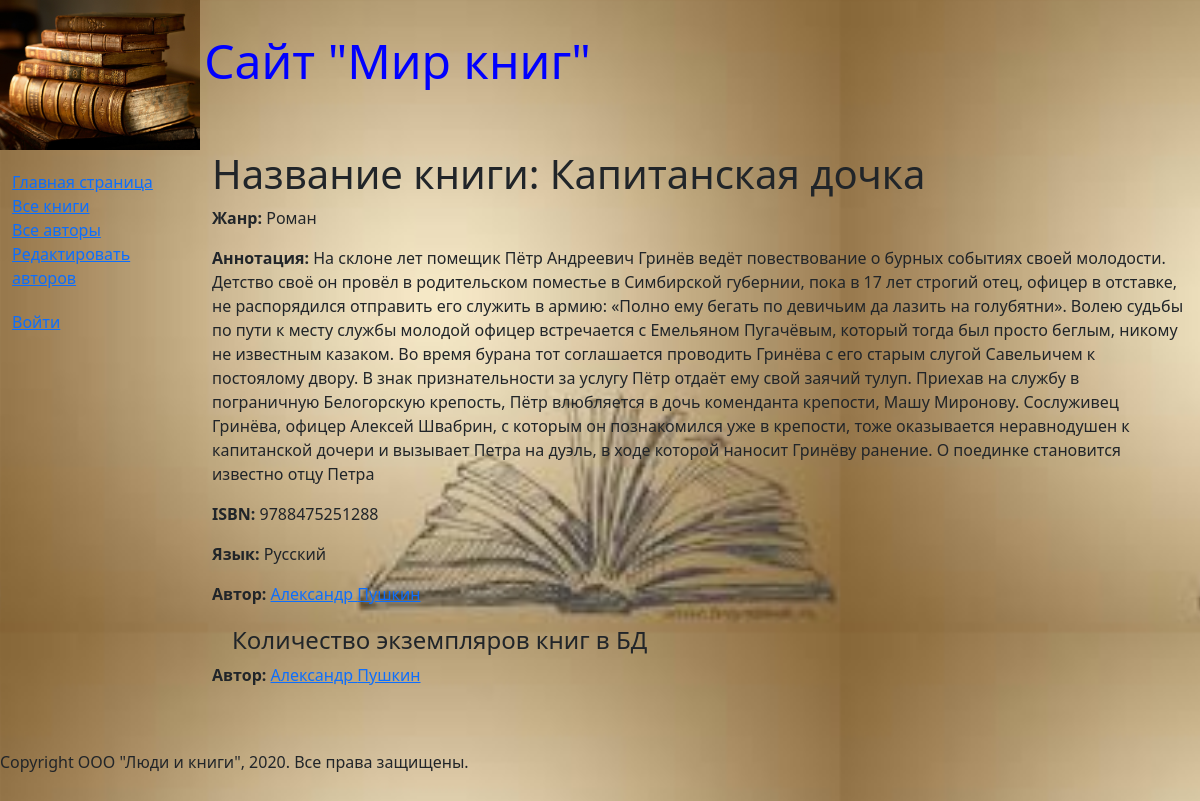
Before: /book/1 with the older database file.
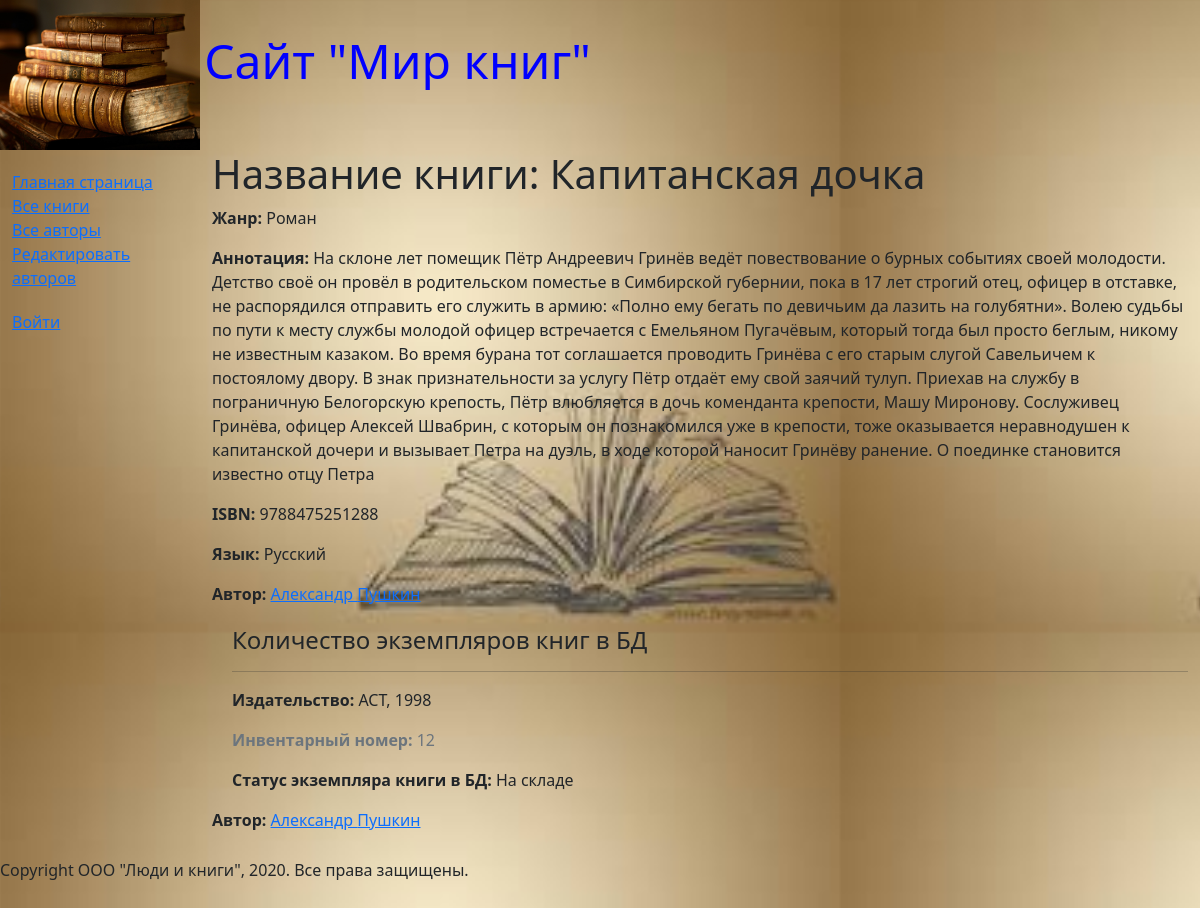
After: the same page with the newer database file.
### catalog/models.py (models this page shows, shortened)
class Book(models.Model):
    objects = None
    title = models.CharField(max_length=200, help_text="Введите название книги", verbose_name="Название книги")
    genre = models.ForeignKey('Genre', on_delete=models.CASCADE, help_text="Выберите жанр книги",
                              verbose_name="Жанр книги", null=True)
    language = models.ForeignKey('Language', on_delete=models.CASCADE, help_text="Выберите язык книги",
                                 verbose_name="Язык книги", null=True)
    author = models.ManyToManyField('Author', help_text="Выберите автора книги",
                                    verbose_name="Автор книги")
    summary = models.TextField(max_length=1000, help_text="Введите краткое описание книги",
                               verbose_name="Аннотация книги")
    isbn = models.CharField(max_length=13, help_text="Должно содержать 13 символов", verbose_name="ISBN книги")
    def display_author(self):
        return ', '.join([author.last_name for author in self.author.all()])
    display_author.short_description = 'Авторы'

class Genre(models.Model):
    name = models.CharField(max_length=200, help_text="Введите жанр книги:", verbose_name="Жанр книги")
    def __str__(self):
        return self.name

class Language(models.Model):
    name = models.CharField(max_length=20, help_text="Введите язык книги", verbose_name="Язык книги")
    def __str__(self):
        return self.name

class Author(models.Model):
    objects = None
    first_name = models.CharField(max_length=100, help_text="Введите имя автора", verbose_name="Имя автора")
    last_name = models.CharField(max_length=100, help_text="Введите фамилию автора", verbose_name="Фамилия автора")
    date_of_birth = models.DateField(help_text="Введите дату рождения", verbose_name="Дата рождения", blank=True,
                                     null=True)
    date_of_death = models.DateField(help_text="Введите дату смерти", verbose_name="Дата смерти", null=True, blank=True)

class BookInstance(models.Model):
    objects = None
    book = models.ForeignKey('Book', on_delete=models.CASCADE, null=True)
    inv_nom = models.CharField(max_length=20, help_text="Введите инвентарный номер экземпляра",
                               verbose_name="Инвентарный номер", null=True)
    imprint = models.CharField(max_length=200, help_text="Введите издательство и год выпуска",
                               verbose_name="Издательство")
    status = models.ForeignKey("Status", on_delete=models.CASCADE, help_text="Изменить состоянии экземпляра",
                               verbose_name="Статус экземпляра книги", null=True)
    due_back = models.DateField(help_text="Введите конец срока статуса", verbose_name="Дата окончания статуса",
                                null=True, blank=True)
    borrower = models.ForeignKey(User, on_delete=models.SET_NULL, null=True, blank=True, verbose_name="Заказчик",
                                 help_text="Выберите заказчика книги")

class Status(models.Model):
    name = models.CharField(max_length=20, help_text="Введите статус экземпляра книги",
                            verbose_name="Статус экземпляра книги")
    def __str__(self):
        return self.name

### catalog/views.py (the view)
# urls.py: re_path(r'^book/(?P<pk>\d+)$', views.BookDetailView.as_view(), name='book-detail'),
class BookDetailView(generic.DetailView):
    model = Book

### templates/catalog/book_detail.html (shortened to what this page needs)
{% extends 'base_generic.html' %}
{% load static %}
{% block content %}
<h1>Название книги: {{ book.title }}</h1>
<p><strong>Жанр:</strong> {{ book.genre }}</p>
<p><strong>Аннотация:</strong> {{ book.summary }}</p>
<p><strong>ISBN:</strong> {{ book.isbn }}</p>
<p><strong>Язык:</strong> {{ book.language }}</p>
{% for author in book.author.all %}
<p><strong>Автор: </strong><a href="">{{ author.first_name }} {{ author.last_name }}</a></p>
{% endfor %}
<div style="margin-left: 20px; margin-top: 20px;">
    <h4>Количество экземпляров книг в БД</h4>
    {% for copy in book.bookinstance_set.all %}
    <hr>
    <p><strong>Издательство: </strong>{{ copy.imprint  }}</p>
    <p class="text-muted"><strong>Инвентарный номер: </strong>{{ copy.id }}</p>
    <p><strong>Статус экземпляра книги в БД: </strong>{{ copy.status }}</p>
    {% endfor %}
</div>
{% for value in book.author.filter.values %}
<p><strong>Автор: </strong><a href="">{{ value.first_name }} {{ value.last_name }}</a></p>
{% endfor %}
{% endblock content %}

### templates/base_generic.html (shortened to what this page needs)
<!doctype html>
<html lang="en">
<head>
    {% load static %}
    <link rel="stylesheet" href="{% static 'css/style.css' %}">
    <link href="https://cdn.jsdelivr.net/npm/bootstrap@5.0.2/dist/css/bootstrap.min.css" rel="stylesheet"
>
    {% block head %}
    <img src="{% static 'images/logotip.jpg' %}" style="width: 200px; height: 150px;" align="absmiddle">
    <font size=7, color="blue">Сайт "Мир книг"</font>
    {% endblock head %}
</head>
<body>
<div class="content">
    <div class="container-fluid">
        <div class="row">
            <div class="col-sm-2">
                {% block sidebar %}
                <ul class="sidebar-nav">
                    <li><a href="{% url 'index' %}">Главная страница</a></li>
                    <li><a href="{% url 'books' %}">Все книги</a></li>
                    <li><a href="{% url 'authors' %}">Все авторы</a></li>
                    <li><a href="{% url 'authors_add' %}">Редактировать авторов</a></li>
                </ul>
                <ul class="sidebar-nav">
                    {% if user.is_authenticated %}
                    <li>Пользователь: {{ user.get_username }}</li>
                    <li><a href="{% url 'my-borrowed' %}">Мои книги</a></li>
                    <li><a href="{% url 'logout'%}?next={{request.path}}">Выйти</a></li>
                    {% else %}
                    <li><a href="{% url 'login'%}?next={{request.path}}">Войти</a></li>
                    {% endif %}
                </ul>
                {% endblock sidebar %}
            </div>
            <div class="col-sm-10">
                {% block content %} {% endblock content %}
            </div>
        </div>
    </div>
</div>
<div class="footer">
    {% block footer %}
    {% block copyright %}
    <footer>
        <p>Copyright ООО "Люди и книги", 2020. Все права защищены.</p>
    </footer>
    {% endblock copyright %}
    {% endblock footer %}
</div>
</body>
</html>

### static/css/style.css (style rules this page uses)
.sidebar-nav { margin-top: 20px; padding: 0; list-style: none; }
html, body, .wrapper { height: 100%; }
.content { box-sizing: border-box; min-height: 85%; padding-bottom: 90px; }
.footer { left: 50px; height: 80px; margin-top: -80px; }

Changed rows visible on the page:
added BookInstance: imprint "ACT, 1998", id "12", status "На складе"
